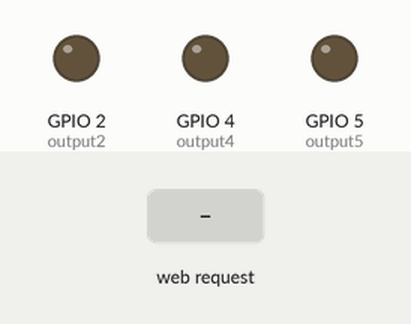
A sketch run on a simulated ESP8266 (NodeMCU). Shown: output pins drawn as LEDs (lit = HIGH). The inputs (shaded band) are chosen by the test bench. WiFi joins after 1.5 s; servers stay silent unless stated; what the sketch prints to the serial monitor is not drawn.

Above: at 2.7 s.
2.8 s: HTTP request GET /room4/on received
At 3.6 s:
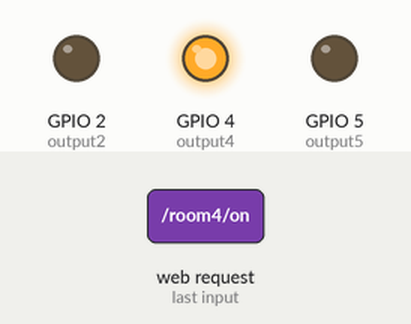
4.3 s: HTTP request GET /room5/on received
At 4.7 s:
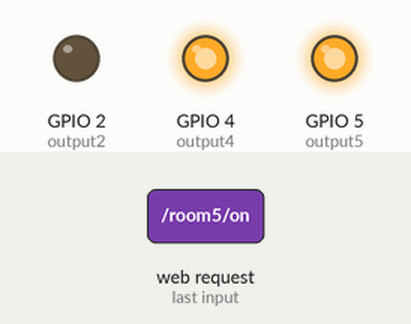
5.8 s: HTTP request GET /room4/off received
At 7.0 s:
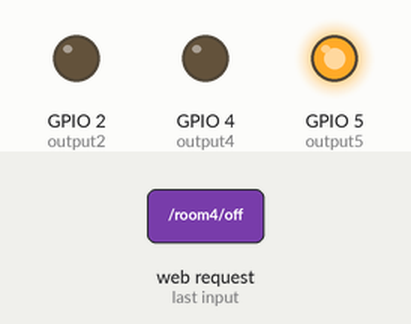
7.3 s: HTTP request GET /room2/on received
At 8.2 s:
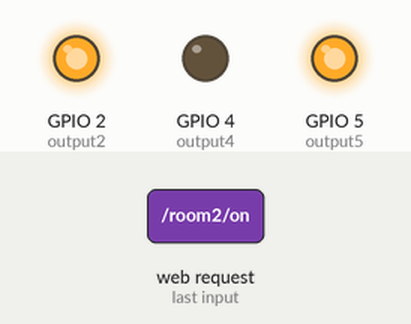
8.8 s: HTTP request GET /room5/off received
At 9.4 s:
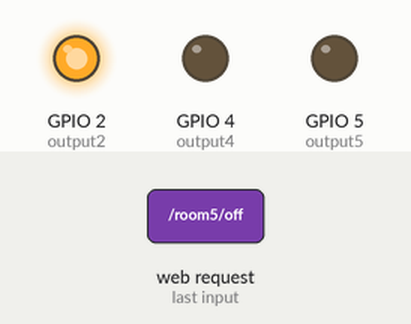
10.3 s: HTTP request GET /room2/off received
At 11.7 s:
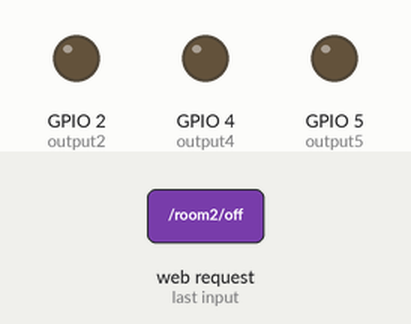
Timing chart, 0 to 12.8 s (numbered marks = the images above; inputs shaded):
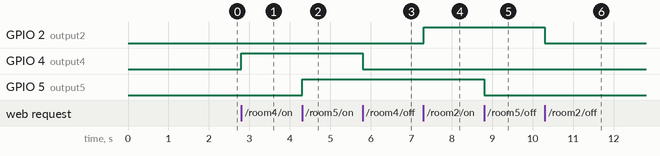

Measured:
- after the input at 2.8 s, GPIO 4 (output4): LOW → HIGH at once
- after the input at 4.3 s, GPIO 5 (output5): LOW → HIGH at once
- after the input at 5.8 s, GPIO 4 (output4): HIGH → LOW at once
- after the input at 7.3 s, GPIO 2 (output2): LOW → HIGH at once
- after the input at 8.8 s, GPIO 5 (output5): HIGH → LOW at once
- after the input at 10.3 s, GPIO 2 (output2): HIGH → LOW at once

The sketch:

ESP8266_Web_Server.ino
```cpp
#include <ESP8266WiFi.h>

const char *ssid = "TP-LINK_BF4C"; // Enter your WiFi name
const char *password = "1020304050";  // Enter WiFi password

WiFiServer server(80);

// Variable to store the HTTP request
String header;

// Auxiliar variables to store the current output state
String room5 = "off";
String room2 = "off";
String room4 = "off";

// Assign output variables to GPIO pins
const int output5 = 5;
const int output2 = 2;
const int output4 = 4;


void setup() {
  Serial.begin(115200);

  pinMode(output5, OUTPUT);
  pinMode(output2, OUTPUT);
  pinMode(output4, OUTPUT);
  digitalWrite(output5, LOW);
  digitalWrite(output2, LOW);
  digitalWrite(output4, LOW);

  Serial.print("Connecting to ");
  Serial.println(ssid);
  WiFi.begin(ssid, password);
  while (WiFi.status() != WL_CONNECTED) {
    delay(500);
    Serial.print(".");
  }
  Serial.println("");
  Serial.println("WiFi connected.");
  Serial.println("IP address: ");
  Serial.println(WiFi.localIP());
  server.begin();
}

void loop() {
  WiFiClient client = server.available();   // Listen for incoming clients

  if (client) {                             // If a new client connects,
    String currentLine = "";                // make a String to hold incoming data from the client
    while (client.connected()) { // loop while the client's connected
      if (client.available()) {             // if there's bytes to read from the client,
        char c = client.read();             // read a byte, then
        Serial.write(c);                    // print it out the serial monitor
        header += c;
        if (c == '\n') {                    // if the byte is a newline character
          // if the current line is blank, you got two newline characters in a row.
          // that's the end of the client HTTP request, so send a response:
          if (currentLine.length() == 0) {
            // HTTP headers always start with a response code (e.g. HTTP/1.1 200 OK)
            // and a content-type so the client knows what's coming, then a blank line:
            client.println("HTTP/1.1 200 OK");
            client.println("Content-type:text/html");
            client.println("Connection: close");
            client.println();

            // turns the GPIOs on and off
            if (header.indexOf("GET /room4/on") >= 0) {
              room4 = "on";
              digitalWrite(output4, HIGH);
            } else if (header.indexOf("GET /room4/off") >= 0) {
              room4 = "off";
              digitalWrite(output4, LOW);
            }
            if (header.indexOf("GET /room5/on") >= 0) {
              room5 = "on";
              digitalWrite(output5, HIGH);
            } else if (header.indexOf("GET /room5/off") >= 0) {
              room5 = "off";
              digitalWrite(output5, LOW);
            } else if (header.indexOf("GET /room2/on") >= 0) {
              room2 = "on";
              digitalWrite(output2, HIGH);
            } else if (header.indexOf("GET /room2/off") >= 0) {
              room2 = "off";
              digitalWrite(output2, LOW);
            }
            // Web Page Heading
            client.println("<body><h1>ESP8266 Web Server</h1>");

            // Display current state, and ON/OFF buttons for GPIO 5
            client.println("<p>ROOM 5 - State " + room5 + "</p>");
            // If the room5 is off, it displays the ON button
            if (room5 == "off") {
              client.println("<p><a href=\"/room5/on\"><button class=\"button\">ON</button></a></p>");
            } else {
              client.println("<p><a href=\"/room5/off\"><button class=\"button button2\">OFF</button></a></p>");
            }

            // Display current state, and ON/OFF buttons for GPIO 2
            client.println("<p>ROOM 2 - State " + room2 + "</p>");
            // If the room2 is off, it displays the ON button
            if (room2 == "off") {
              client.println("<p><a href=\"/room2/on\"><button class=\"button\">ON</button></a></p>");
            } else {
              client.println("<p><a href=\"/room2/off\"><button class=\"button button2\">OFF</button></a></p>");
            }
            // Display current state, and ON/OFF buttons for GPIO 2
            client.println("<p>ROOM 4 - State " + room4 + "</p>");
             // If the room4 is off, it displays the ON button
            if (room4 == "off") {
              client.println("<p><a href=\"/room4/on\"><button class=\"button\">ON</button></a></p>");
            } else {
              client.println("<p><a href=\"/room4/off\"><button class=\"button button2\">OFF</button></a></p>");
            }
            client.println("</body></html>");

            // The HTTP response ends with another blank line
            client.println();
            // Break out of the while loop
            break;
          } else { // if you got a newline, then clear currentLine
            currentLine = "";
          }
        } else if (c != '\r') {  // if you got anything else but a carriage return character,
          currentLine += c;      // add it to the end of the currentLine
        }
      }
    }
    // Clear the header variable
    header = "";
    // Close the connection
    client.stop();
    Serial.println("Client disconnected.");
    Serial.println("");
  }
}
```
